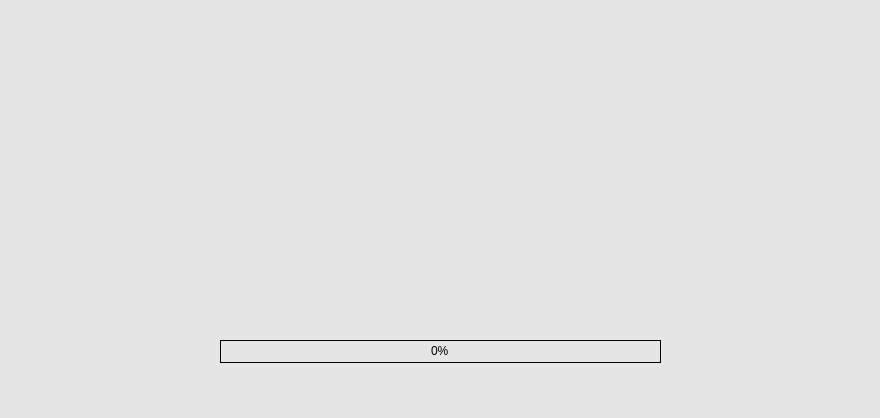
<?xml version="1.0" encoding="UTF-8"?>
<ui version="4.0">
	<class>MainWindow</class>
	<widget class="QMainWindow" name="MainWindow">
		<property name="geometry">
			<rect>
				<x>0</x>
				<y>0</y>
				<width>880</width>
				<height>418</height>
			</rect>
		</property>
		<property name="minimumSize">
			<size>
				<width>880</width>
				<height>418</height>
			</size>
		</property>
		<property name="maximumSize">
			<size>
				<width>880</width>
				<height>418</height>
			</size>
		</property>
		<property name="windowTitle">
			<string>SmartMirror</string>
		</property>

		<property name="styleSheet">
			<string notr="true">
				QProgressBar:horizontal {
					border: 1px solid black;
					text-align: center;
					padding: 1px;
					background: #E5E5E5;
				}
				QProgressBar::chunk:horizontal {
					background-color: qlineargradient(spread:reflect, x1:1, y1:0.545, x2:1, y2:0, stop:0 rgb(0,0,0), stop:1 rgb(0,0,0));
				}

				QWidget{
    					background-color: #E5E5E5;
				}

			</string>
		</property>

		<widget class="QWidget" name="centralwidget">
			<widget class="QLabel" name="splah_image">
				<property name="geometry">
					<rect>
						<x>260</x>
						<y>30</y>
						<width>361</width>
						<height>301</height>
					</rect>
				</property>
				<property name="text">
					<string/>
				</property>
			</widget>
			<widget class="QProgressBar" name="progressBar">
				<property name="geometry">
					<rect>
						<x>220</x>
						<y>340</y>
						<width>441</width>
						<height>23</height>
					</rect>
				</property>
				<property name="value">
					<number>0</number>
				</property>
			</widget>
		</widget>
		<widget class="QStatusBar" name="statusbar"/>
	</widget>
	<resources/>
	<connections/>
</ui>
